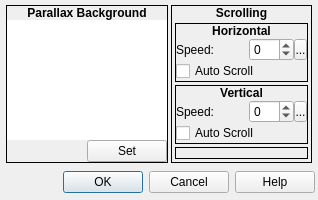
<?xml version="1.0" encoding="UTF-8"?>
<ui version="4.0">
 <class>ConfigureEvent_ChangeParallaxBackground</class>
 <widget class="QDialog" name="ConfigureEvent_ChangeParallaxBackground">
  <property name="geometry">
   <rect>
    <x>0</x>
    <y>0</y>
    <width>318</width>
    <height>200</height>
   </rect>
  </property>
  <property name="windowTitle">
   <string>Change Parallax Background</string>
  </property>
  <property name="windowIcon">
   <iconset resource="gui_icons.qrc">
    <normaloff>:/icons/openrpgmaker.png</normaloff>:/icons/openrpgmaker.png</iconset>
  </property>
  <property name="styleSheet">
   <string notr="true">.QFrame
{
	border-width: 1px;
	border-style: solid;
	border-color: palette(window-text);
}

.QFrame&gt;QLabel
{
	border-width: 0px;
	background-color: palette(window-text);
	color: palette(window);
	font-weight: bold;
}

.QFrame&gt;QCheckBox
{
	background-color: palette(window-text);
	border-width: 0px;
	border-style: none;
	color: palette(window);
	spacing: 3px;
	font-weight: bold;
	padding: 0px 0px 0px 3px;
}

.QFrame&gt;QCheckBox::indicator
{
	min-width: 8px;
	max-width: 8px;
	min-height: 8px;
	max-height: 8px;
	width: 8px;
	height: 8px;
	border-width: 2px;
	border-radius: 0px;
	border-style: ridge;
	border-color: palette(mid);
}

.QFrame&gt;QCheckBox::indicator:unchecked
{
	background-color: palette(base);
}

.QFrame&gt;QCheckBox::indicator:checked
{
	background-color: palette(window-text);
}

.QFrame&gt;QCheckBox::indicator:hover
{
	border-color: palette(highlight);
}</string>
  </property>
  <layout class="QVBoxLayout" name="verticalLayout">
   <property name="spacing">
    <number>3</number>
   </property>
   <property name="margin">
    <number>3</number>
   </property>
   <item>
    <widget class="QWidget" name="widgetBG" native="true">
     <property name="sizePolicy">
      <sizepolicy hsizetype="Fixed" vsizetype="Fixed">
       <horstretch>0</horstretch>
       <verstretch>0</verstretch>
      </sizepolicy>
     </property>
     <layout class="QHBoxLayout" name="horizontalLayout_19">
      <property name="spacing">
       <number>3</number>
      </property>
      <property name="leftMargin">
       <number>3</number>
      </property>
      <property name="topMargin">
       <number>0</number>
      </property>
      <property name="rightMargin">
       <number>3</number>
      </property>
      <property name="bottomMargin">
       <number>3</number>
      </property>
      <item>
       <widget class="QFrame" name="frmBGImage">
        <property name="sizePolicy">
         <sizepolicy hsizetype="Fixed" vsizetype="Fixed">
          <horstretch>0</horstretch>
          <verstretch>0</verstretch>
         </sizepolicy>
        </property>
        <property name="frameShape">
         <enum>QFrame::Box</enum>
        </property>
        <property name="frameShadow">
         <enum>QFrame::Plain</enum>
        </property>
        <property name="lineWidth">
         <number>1</number>
        </property>
        <layout class="QVBoxLayout" name="verticalLayout_8">
         <property name="spacing">
          <number>0</number>
         </property>
         <property name="margin">
          <number>0</number>
         </property>
         <item>
          <widget class="QLabel" name="lblBackground">
           <property name="sizePolicy">
            <sizepolicy hsizetype="Preferred" vsizetype="Fixed">
             <horstretch>0</horstretch>
             <verstretch>0</verstretch>
            </sizepolicy>
           </property>
           <property name="font">
            <font>
             <weight>75</weight>
             <bold>true</bold>
            </font>
           </property>
           <property name="text">
            <string>Parallax Background</string>
           </property>
           <property name="alignment">
            <set>Qt::AlignHCenter|Qt::AlignTop</set>
           </property>
          </widget>
         </item>
         <item>
          <widget class="QWidget" name="widget_2" native="true">
           <layout class="QVBoxLayout" name="verticalLayout_2">
            <property name="spacing">
             <number>0</number>
            </property>
            <property name="margin">
             <number>0</number>
            </property>
            <item>
             <widget class="QLabel" name="lblBGPreview">
              <property name="minimumSize">
               <size>
                <width>160</width>
                <height>120</height>
               </size>
              </property>
              <property name="maximumSize">
               <size>
                <width>160</width>
                <height>120</height>
               </size>
              </property>
              <property name="styleSheet">
               <string notr="true">background-color: #ffffff;</string>
              </property>
              <property name="text">
               <string/>
              </property>
              <property name="scaledContents">
               <bool>true</bool>
              </property>
              <property name="alignment">
               <set>Qt::AlignCenter</set>
              </property>
             </widget>
            </item>
            <item>
             <widget class="QWidget" name="widget" native="true">
              <property name="sizePolicy">
               <sizepolicy hsizetype="Preferred" vsizetype="Fixed">
                <horstretch>0</horstretch>
                <verstretch>0</verstretch>
               </sizepolicy>
              </property>
              <layout class="QHBoxLayout" name="horizontalLayout_6">
               <property name="spacing">
                <number>0</number>
               </property>
               <property name="margin">
                <number>0</number>
               </property>
               <item>
                <spacer name="horizontalSpacer_4">
                 <property name="orientation">
                  <enum>Qt::Horizontal</enum>
                 </property>
                 <property name="sizeHint" stdset="0">
                  <size>
                   <width>40</width>
                   <height>20</height>
                  </size>
                 </property>
                </spacer>
               </item>
               <item>
                <widget class="QPushButton" name="bSetBG">
                 <property name="text">
                  <string>Set</string>
                 </property>
                </widget>
               </item>
              </layout>
             </widget>
            </item>
           </layout>
          </widget>
         </item>
        </layout>
       </widget>
      </item>
      <item>
       <widget class="QFrame" name="frmBGScrolling">
        <property name="sizePolicy">
         <sizepolicy hsizetype="Fixed" vsizetype="Preferred">
          <horstretch>0</horstretch>
          <verstretch>0</verstretch>
         </sizepolicy>
        </property>
        <property name="minimumSize">
         <size>
          <width>141</width>
          <height>0</height>
         </size>
        </property>
        <property name="maximumSize">
         <size>
          <width>141</width>
          <height>16777215</height>
         </size>
        </property>
        <property name="frameShape">
         <enum>QFrame::Box</enum>
        </property>
        <property name="frameShadow">
         <enum>QFrame::Plain</enum>
        </property>
        <property name="lineWidth">
         <number>1</number>
        </property>
        <layout class="QVBoxLayout" name="verticalLayout_9">
         <property name="spacing">
          <number>0</number>
         </property>
         <property name="margin">
          <number>0</number>
         </property>
         <item>
          <widget class="QLabel" name="lblScrolling">
           <property name="sizePolicy">
            <sizepolicy hsizetype="Preferred" vsizetype="Fixed">
             <horstretch>0</horstretch>
             <verstretch>0</verstretch>
            </sizepolicy>
           </property>
           <property name="font">
            <font>
             <weight>75</weight>
             <bold>true</bold>
            </font>
           </property>
           <property name="text">
            <string>Scrolling</string>
           </property>
           <property name="alignment">
            <set>Qt::AlignHCenter|Qt::AlignTop</set>
           </property>
          </widget>
         </item>
         <item>
          <widget class="QWidget" name="widget_30" native="true">
           <layout class="QVBoxLayout" name="verticalLayout_34">
            <property name="spacing">
             <number>3</number>
            </property>
            <property name="margin">
             <number>3</number>
            </property>
            <item>
             <widget class="QFrame" name="frame_13">
              <property name="sizePolicy">
               <sizepolicy hsizetype="Preferred" vsizetype="Fixed">
                <horstretch>0</horstretch>
                <verstretch>0</verstretch>
               </sizepolicy>
              </property>
              <property name="frameShape">
               <enum>QFrame::Box</enum>
              </property>
              <property name="frameShadow">
               <enum>QFrame::Plain</enum>
              </property>
              <layout class="QVBoxLayout" name="verticalLayout_36">
               <property name="spacing">
                <number>0</number>
               </property>
               <property name="margin">
                <number>0</number>
               </property>
               <item>
                <widget class="QLabel" name="label_11">
                 <property name="sizePolicy">
                  <sizepolicy hsizetype="Preferred" vsizetype="Fixed">
                   <horstretch>0</horstretch>
                   <verstretch>0</verstretch>
                  </sizepolicy>
                 </property>
                 <property name="font">
                  <font>
                   <weight>75</weight>
                   <bold>true</bold>
                  </font>
                 </property>
                 <property name="text">
                  <string>Horizontal</string>
                 </property>
                 <property name="alignment">
                  <set>Qt::AlignCenter</set>
                 </property>
                </widget>
               </item>
               <item>
                <widget class="QWidget" name="widget_14" native="true">
                 <layout class="QVBoxLayout" name="verticalLayout_17">
                  <property name="spacing">
                   <number>0</number>
                  </property>
                  <property name="margin">
                   <number>0</number>
                  </property>
                  <item>
                   <widget class="QWidget" name="frmHScrollSpeed" native="true">
                    <property name="sizePolicy">
                     <sizepolicy hsizetype="Preferred" vsizetype="Fixed">
                      <horstretch>0</horstretch>
                      <verstretch>0</verstretch>
                     </sizepolicy>
                    </property>
                    <layout class="QHBoxLayout" name="horizontalLayout_15">
                     <property name="spacing">
                      <number>0</number>
                     </property>
                     <property name="margin">
                      <number>0</number>
                     </property>
                     <item>
                      <widget class="QLabel" name="lblHScrollSpeed">
                       <property name="sizePolicy">
                        <sizepolicy hsizetype="Fixed" vsizetype="Preferred">
                         <horstretch>0</horstretch>
                         <verstretch>0</verstretch>
                        </sizepolicy>
                       </property>
                       <property name="text">
                        <string>Speed:</string>
                       </property>
                      </widget>
                     </item>
                     <item>
                      <spacer name="horizontalSpacer_16">
                       <property name="orientation">
                        <enum>Qt::Horizontal</enum>
                       </property>
                       <property name="sizeType">
                        <enum>QSizePolicy::Expanding</enum>
                       </property>
                       <property name="sizeHint" stdset="0">
                        <size>
                         <width>20</width>
                         <height>20</height>
                        </size>
                       </property>
                      </spacer>
                     </item>
                     <item>
                      <widget class="QSpinBox" name="sbHScrollSpeed">
                       <property name="sizePolicy">
                        <sizepolicy hsizetype="Fixed" vsizetype="Fixed">
                         <horstretch>0</horstretch>
                         <verstretch>0</verstretch>
                        </sizepolicy>
                       </property>
                       <property name="minimum">
                        <number>-16</number>
                       </property>
                       <property name="maximum">
                        <number>16</number>
                       </property>
                       <property name="value">
                        <number>0</number>
                       </property>
                      </widget>
                     </item>
                     <item>
                      <widget class="SpinBoxSideButton" name="bHScrollSpeedSideButton">
                       <property name="minimumSize">
                        <size>
                         <width>13</width>
                         <height>21</height>
                        </size>
                       </property>
                       <property name="maximumSize">
                        <size>
                         <width>13</width>
                         <height>21</height>
                        </size>
                       </property>
                       <property name="text">
                        <string>...</string>
                       </property>
                       <property name="icon">
                        <iconset resource="gui_icons.qrc">
                         <normaloff>:/icons/spinBoxSideButton.png</normaloff>:/icons/spinBoxSideButton.png</iconset>
                       </property>
                       <property name="iconSize">
                        <size>
                         <width>8</width>
                         <height>16</height>
                        </size>
                       </property>
                      </widget>
                     </item>
                    </layout>
                   </widget>
                  </item>
                  <item>
                   <widget class="QCheckBox" name="cbAutoHScroll">
                    <property name="sizePolicy">
                     <sizepolicy hsizetype="Fixed" vsizetype="Fixed">
                      <horstretch>0</horstretch>
                      <verstretch>0</verstretch>
                     </sizepolicy>
                    </property>
                    <property name="text">
                     <string>Auto Scroll</string>
                    </property>
                   </widget>
                  </item>
                 </layout>
                </widget>
               </item>
              </layout>
             </widget>
            </item>
            <item>
             <widget class="QFrame" name="frame_14">
              <property name="sizePolicy">
               <sizepolicy hsizetype="Preferred" vsizetype="Fixed">
                <horstretch>0</horstretch>
                <verstretch>0</verstretch>
               </sizepolicy>
              </property>
              <property name="frameShape">
               <enum>QFrame::Box</enum>
              </property>
              <property name="frameShadow">
               <enum>QFrame::Plain</enum>
              </property>
              <layout class="QVBoxLayout" name="verticalLayout_38">
               <property name="spacing">
                <number>0</number>
               </property>
               <property name="margin">
                <number>0</number>
               </property>
               <item>
                <widget class="QLabel" name="label_12">
                 <property name="sizePolicy">
                  <sizepolicy hsizetype="Preferred" vsizetype="Fixed">
                   <horstretch>0</horstretch>
                   <verstretch>0</verstretch>
                  </sizepolicy>
                 </property>
                 <property name="font">
                  <font>
                   <weight>75</weight>
                   <bold>true</bold>
                  </font>
                 </property>
                 <property name="text">
                  <string>Vertical</string>
                 </property>
                 <property name="alignment">
                  <set>Qt::AlignCenter</set>
                 </property>
                </widget>
               </item>
               <item>
                <widget class="QWidget" name="widget_20" native="true">
                 <layout class="QVBoxLayout" name="verticalLayout_18">
                  <property name="spacing">
                   <number>0</number>
                  </property>
                  <property name="margin">
                   <number>0</number>
                  </property>
                  <item>
                   <widget class="QWidget" name="frmVScrollSpeed" native="true">
                    <property name="sizePolicy">
                     <sizepolicy hsizetype="Preferred" vsizetype="Fixed">
                      <horstretch>0</horstretch>
                      <verstretch>0</verstretch>
                     </sizepolicy>
                    </property>
                    <layout class="QHBoxLayout" name="horizontalLayout_18">
                     <property name="spacing">
                      <number>0</number>
                     </property>
                     <property name="margin">
                      <number>0</number>
                     </property>
                     <item>
                      <widget class="QLabel" name="lblVScrollSpeed">
                       <property name="text">
                        <string>Speed:</string>
                       </property>
                      </widget>
                     </item>
                     <item>
                      <spacer name="horizontalSpacer_20">
                       <property name="orientation">
                        <enum>Qt::Horizontal</enum>
                       </property>
                       <property name="sizeType">
                        <enum>QSizePolicy::Expanding</enum>
                       </property>
                       <property name="sizeHint" stdset="0">
                        <size>
                         <width>0</width>
                         <height>0</height>
                        </size>
                       </property>
                      </spacer>
                     </item>
                     <item>
                      <widget class="QSpinBox" name="sbVScrollSpeed">
                       <property name="sizePolicy">
                        <sizepolicy hsizetype="Fixed" vsizetype="Fixed">
                         <horstretch>0</horstretch>
                         <verstretch>0</verstretch>
                        </sizepolicy>
                       </property>
                       <property name="minimum">
                        <number>-16</number>
                       </property>
                       <property name="maximum">
                        <number>16</number>
                       </property>
                      </widget>
                     </item>
                     <item>
                      <widget class="SpinBoxSideButton" name="bVScrollSpeedSideButton">
                       <property name="minimumSize">
                        <size>
                         <width>13</width>
                         <height>21</height>
                        </size>
                       </property>
                       <property name="maximumSize">
                        <size>
                         <width>13</width>
                         <height>21</height>
                        </size>
                       </property>
                       <property name="text">
                        <string>...</string>
                       </property>
                       <property name="icon">
                        <iconset resource="gui_icons.qrc">
                         <normaloff>:/icons/spinBoxSideButton.png</normaloff>:/icons/spinBoxSideButton.png</iconset>
                       </property>
                       <property name="iconSize">
                        <size>
                         <width>8</width>
                         <height>16</height>
                        </size>
                       </property>
                      </widget>
                     </item>
                    </layout>
                   </widget>
                  </item>
                  <item>
                   <widget class="QCheckBox" name="cbAutoVScroll">
                    <property name="text">
                     <string>Auto Scroll</string>
                    </property>
                   </widget>
                  </item>
                 </layout>
                </widget>
               </item>
              </layout>
             </widget>
            </item>
            <item>
             <widget class="QFrame" name="frame_28">
              <property name="frameShape">
               <enum>QFrame::Box</enum>
              </property>
              <property name="frameShadow">
               <enum>QFrame::Plain</enum>
              </property>
             </widget>
            </item>
           </layout>
          </widget>
         </item>
        </layout>
       </widget>
      </item>
     </layout>
    </widget>
   </item>
   <item>
    <widget class="QDialogButtonBox" name="buttonBox">
     <property name="orientation">
      <enum>Qt::Horizontal</enum>
     </property>
     <property name="standardButtons">
      <set>QDialogButtonBox::Cancel|QDialogButtonBox::Help|QDialogButtonBox::Ok</set>
     </property>
    </widget>
   </item>
  </layout>
 </widget>
 <customwidgets>
  <customwidget>
   <class>SpinBoxSideButton</class>
   <extends>QToolButton</extends>
   <header>spinboxsidebutton.h</header>
  </customwidget>
 </customwidgets>
 <resources>
  <include location="gui_icons.qrc"/>
 </resources>
 <connections>
  <connection>
   <sender>buttonBox</sender>
   <signal>accepted()</signal>
   <receiver>ConfigureEvent_ChangeParallaxBackground</receiver>
   <slot>accept()</slot>
   <hints>
    <hint type="sourcelabel">
     <x>248</x>
     <y>254</y>
    </hint>
    <hint type="destinationlabel">
     <x>157</x>
     <y>274</y>
    </hint>
   </hints>
  </connection>
  <connection>
   <sender>buttonBox</sender>
   <signal>rejected()</signal>
   <receiver>ConfigureEvent_ChangeParallaxBackground</receiver>
   <slot>reject()</slot>
   <hints>
    <hint type="sourcelabel">
     <x>316</x>
     <y>260</y>
    </hint>
    <hint type="destinationlabel">
     <x>286</x>
     <y>274</y>
    </hint>
   </hints>
  </connection>
 </connections>
</ui>
